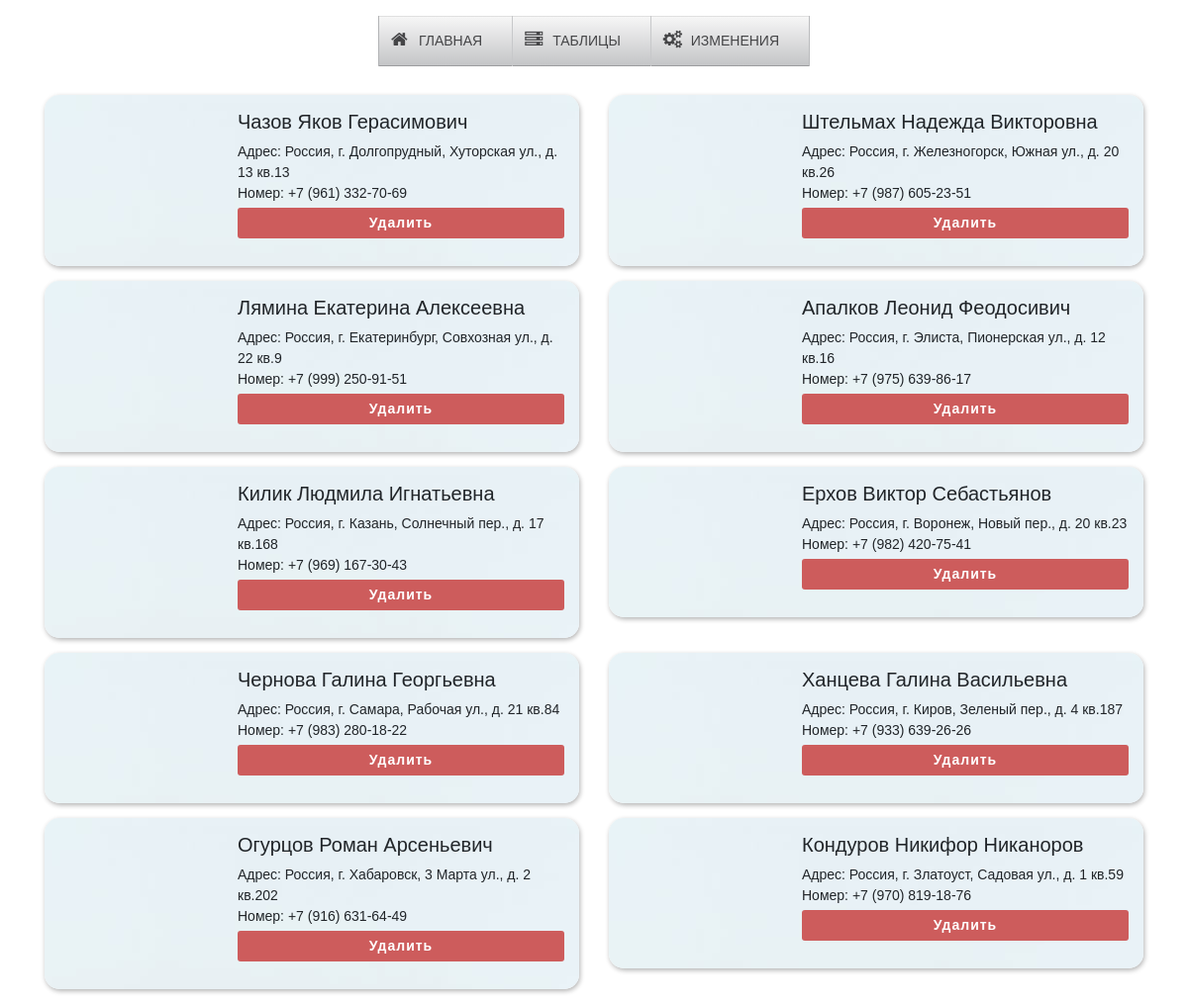
The app's page /old/LocalFirstDiler.php with its own data.
### old/LocalFirstDiler.php (the view, shortened to what this page needs)
<?php
include "DataBase.php";
$result = mysqli_query($conn, "SELECT * FROM `дилеры`,`фотографии` WHERE `Фотография`=`фотографии`.`ID_фотографии`");
?>
    <!DOCTYPE html>
    <html lang="en">
    <head>
        <link rel="stylesheet" href="css/font-awesome.css" type="text/css">
        <link rel="stylesheet" href="css/style.css" type="text/css">
        <link rel="stylesheet" href="https://stackpath.bootstrapcdn.com/bootstrap/4.3.1/css/bootstrap.min.css">
    </head>
    <body>
    <header class="header">
        <nav class="dws-menu">
            <ul>
                <li><a href="index.html"><i class="fa fa-home"></i>Главная</a></li>
                <li><a href="#"><i class="fa fa-server"></i>Таблицы</a>
                </li>
                <li><a href="#"><i class="fa fa-cogs"></i>Изменения</a>
                </li>
            </ul>
        </nav>
    </header>
    <section class="section">
        <div class ="container">
            <div class = "row">
                <?php
                while ($row = $result->fetch_assoc())
                {?>
                    <div class = "col-md-6">
                        <div class="main-iner">
                            <div class="row">
                                <div class="col-4">
                                    <div class="image">
                                    </div>
                                </div>
                                <div class="col-8">
                                    <div class="iner-titel">
                                        <h5>
                                            <?php echo $row["Фамилия"]." ".$row["Имя"]." ".$row["Отчество"] ?>
                                        </h5>
                                    </div>
                                    <div class="iner-text">
                                        <p>
                                            <?php
                                            echo "Адрес: " . $row["Домашний_адрес"] . "<br> Номер: " . $row["Телефон"];
                                            ?>
                                        </p>
                                    </div>
                                    <div class="iner-ancro">
                                        <form class="form_changes_2" action="LocalDeleteDiler.php" method="POST">
                                            <button class="form__button_2" type="submit" name="delete_dil">Удалить</button>
                                        </form>
                                    </div>
                                </div>
                            </div>
                        </div>
                    </div>
                    <?php
                }
                ?>
            </div>
        </div>
    </section>
    </body>
    </html>

### css/style.css (style rules this page uses)
* { margin: 0; padding: 0; box-sizing: border-box; font-family: sans-serif; }
body { background-image: url("../img/background1.png"); background-repeat: repeat; display: flex; justify-content: center; align-items: center; margin: 0; padding: 0; -webkit-background-size: 100%; -o-background-size: 100%; -moz-background-size: 100%; -ms-background-size: 100%; -khtml-background-size: 100%; background-size: 376%; }
.header { position: fixed; top: 2vh; left: 0; width: 100%; z-index: 10; font-family: Cuprum, Arial, Helvetica, sans-serif; transition: all .3s ease; }
.section { top: 0; margin-top: 12vh; position: absolute; }
.dws-menu * { margin: 0; padding: 0; }
.dws-menu ul, .dws-menu ol { list-style: none; }
.dws-menu > ul { display: flex; justify-content: center; }
.dws-menu > ul li { position: relative; border-right: 1px solid #c7c8ca; }
.dws-menu > ul li:first-child { border-left: 1px solid #b2b3b5; }
.dws-menu > ul li:last-child { border-right: 1px solid #babbbd; }
.dws-menu > ul li > a i.fa { position: absolute; top: 15px; left: 12px; font-size: 18px; }
.dws-menu > ul li a { display: block; background: rgb(201,201,201); background: -moz-linear-gradient(top, rgba(201,201,201,1) 0%, rgba(246,246,246,1) 2%, rgba(196,197,199,1) 98%, rgba(117,117,119,1) 100%); background: -webkit-linear-gradient(top, rgba(201,201,201,1) 0%,rgba(246,246,246,1) 2%,rgba(196,197,199,1) 98%,rgba(117,117,119,1) 100%); background: linear-gradient(to bottom, rgba(201,201,201,1) 0%,rgba(246,246,246,1) 2%,rgba(196,197,199,1) 98%,rgba(117,117,119,1) 100%); filter: progid:DXImageTransform.Microsoft.gradient( startColorstr='#c9c9c9', endColorstr='#757577',GradientType=0 ); padding: 15px 30px 15px 40px; font-size: 14px; color: #454547; text-decoration: none; text-transform:uppercase; transition: all 0.3s ease; }
.image { width: 110%; }
.main-iner { padding: 15px; border-radius: 15px; background-image: url("../img/fon_av.jpg"); width: 100%; box-shadow: 1px 2px 5px rgba(0, 0, 0, 0.3); }
.iner-text p { font-size: 14px; }
.iner-ancro { top: -300vh; }
.col-md-6 { margin-bottom: 15px; position:relative; width:100%; padding-right:15px; padding-left:15px }
.form_changes_2 { margin-top: -12px; margin-bottom: 13px; }
.form__button_2 { width: 100%; padding: 5px 8px; border: none; border-radius: 3px; color: white; background-color: indianred; outline: none; cursor: pointer; transition: 0.3s; font-weight: bold; }
.form__button_2 { font-family: sans-serif; letter-spacing: 1px; font-size: 14px; }

### records on screen
дилеры: Фамилия "Чазов", Имя "Яков", Отчество "Герасимович", Домашний_адрес "Россия, г. Долгопрудный, Хуторская ул., д. 13 кв.13", Телефон "+7 (961) 332-70-69"
дилеры: Фамилия "Штельмах", Имя "Надежда", Отчество "Викторовна", Домашний_адрес "Россия, г. Железногорск, Южная ул., д. 20 кв.26", Телефон "+7 (987) 605-23-51"
дилеры: Фамилия "Лямина", Имя "Екатерина", Отчество "Алексеевна", Домашний_адрес "Россия, г. Екатеринбург, Совхозная ул., д. 22 кв.9", Телефон "+7 (999) 250-91-51"
дилеры: Фамилия "Апалков", Имя "Леонид", Отчество "Феодосивич", Домашний_адрес "Россия, г. Элиста, Пионерская ул., д. 12 кв.16", Телефон "+7 (975) 639-86-17"
дилеры: Фамилия "Килик", Имя "Людмила", Отчество "Игнатьевна", Домашний_адрес "Россия, г. Казань, Солнечный пер., д. 17 кв.168", Телефон "+7 (969) 167-30-43"
дилеры: Фамилия "Ерхов", Имя "Виктор", Отчество "Себастьянов", Домашний_адрес "Россия, г. Воронеж, Новый пер., д. 20 кв.23", Телефон "+7 (982) 420-75-41"
дилеры: Фамилия "Чернова", Имя "Галина", Отчество "Георгьевна", Домашний_адрес "Россия, г. Самара, Рабочая ул., д. 21 кв.84", Телефон "+7 (983) 280-18-22"
дилеры: Фамилия "Ханцева", Имя "Галина", Отчество "Васильевна", Домашний_адрес "Россия, г. Киров, Зеленый пер., д. 4 кв.187", Телефон "+7 (933) 639-26-26"
дилеры: Фамилия "Огурцов", Имя "Роман", Отчество "Арсеньевич", Домашний_адрес "Россия, г. Хабаровск, 3 Марта ул., д. 2 кв.202", Телефон "+7 (916) 631-64-49"
дилеры: Фамилия "Кондуров", Имя "Никифор", Отчество "Никаноров", Домашний_адрес "Россия, г. Златоуст, Садовая ул., д. 1 кв.59", Телефон "+7 (970) 819-18-76"
